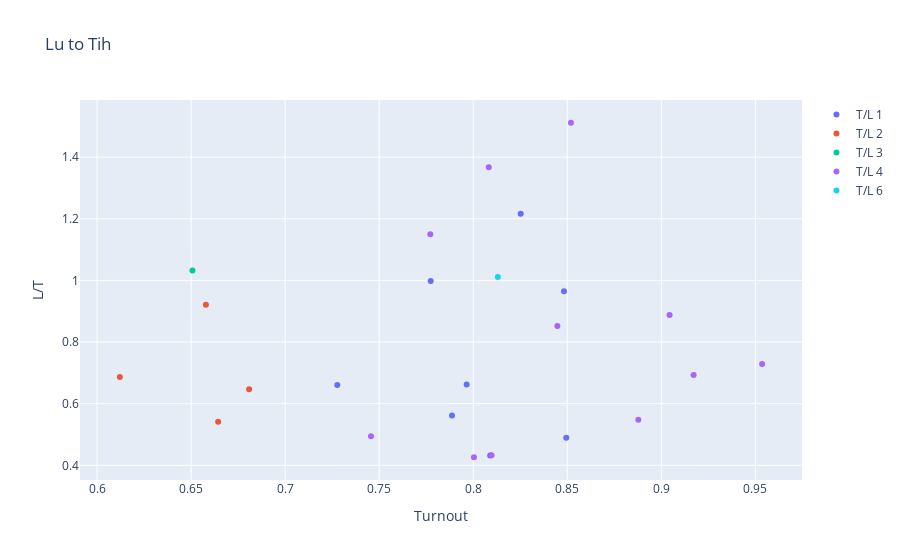

Notebook code cell kept with this figure:
### Code cell
lu_to_tih('city')

### Figure 1 — Plotly figure (JSON) as saved in the notebook; plotly's stock layout.template omitted (floating-point values rounded to 4 significant figures)
{"data": [{"mode": "markers", "name": "T/L 1", "text": ["01-010-0001 (911) 2", "01-010-0007 (917) 5", "01-010-0017 (927) 3", "01-010-0028 (938) 2", "01-010-0044 (954) 2", "01-011-0037 (991) 1", "01-011-0061 (1015) 2", "01-011-0087 (1041) 2"], "type": "scatter", "x": [0.7965, 0.7887, 0.8252, 0.8495, 0.7774, 0.8482, 0.7277, 0.809], "y": [0.6619, 0.5614, 1.216, 0.4895, 0.9979, 0.965, 0.6605, 0.432]}, {"mode": "markers", "name": "T/L 2", "text": ["02-015-0025 (1799) 1", "02-016-0006 (1841) 0", "02-016-0014 (1849) 1", "02-016-0018 (1853) 4"], "type": "scatter", "x": [0.6644, 0.6121, 0.6808, 0.6579], "y": [0.5417, 0.6866, 0.6471, 0.9214]}, {"mode": "markers", "name": "T/L 3", "text": ["03-019-0049 (2550) 2"], "type": "scatter", "x": [0.6507], "y": [1.032]}, {"mode": "markers", "name": "T/L 4", "text": ["04-021-0008 (3506) 3", "04-021-0032 (3530) 2", "04-021-0048 (3546) 1", "04-022-0067 (3565) 2", "04-022-0070 (3568) 2", "04-022-0080 (3578) 2", "04-022-0110 (3608) 4", "04-022-0117 (3615) 2", "04-022-0122 (3620) 2", "04-022-0125 (3623) 3", "04-022-0128 (3626) 2"], "type": "scatter", "x": [0.9172, 0.852, 0.7772, 0.8004, 0.8447, 0.8878, 0.9044, 0.7456, 0.8083, 0.8097, 0.9536], "y": [0.693, 1.512, 1.15, 0.4261, 0.852, 0.5476, 0.8882, 0.4945, 1.367, 0.433, 0.729]}, {"mode": "markers", "name": "T/L 5", "text": [], "type": "scatter", "x": [], "y": []}, {"mode": "markers", "name": "T/L 6", "text": ["06-146-0025 (5707) 1"], "type": "scatter", "x": [0.8131], "y": [1.011]}, {"mode": "markers", "name": "T/L 7", "text": [], "type": "scatter", "x": [], "y": []}, {"mode": "markers", "name": "T/L 8", "text": [], "type": "scatter", "x": [], "y": []}], "layout": {"title": {"text": "Lu to Tih"}, "xaxis": {"title": {"text": "Turnout"}}, "yaxis": {"title": {"text": "L/T"}}}}
